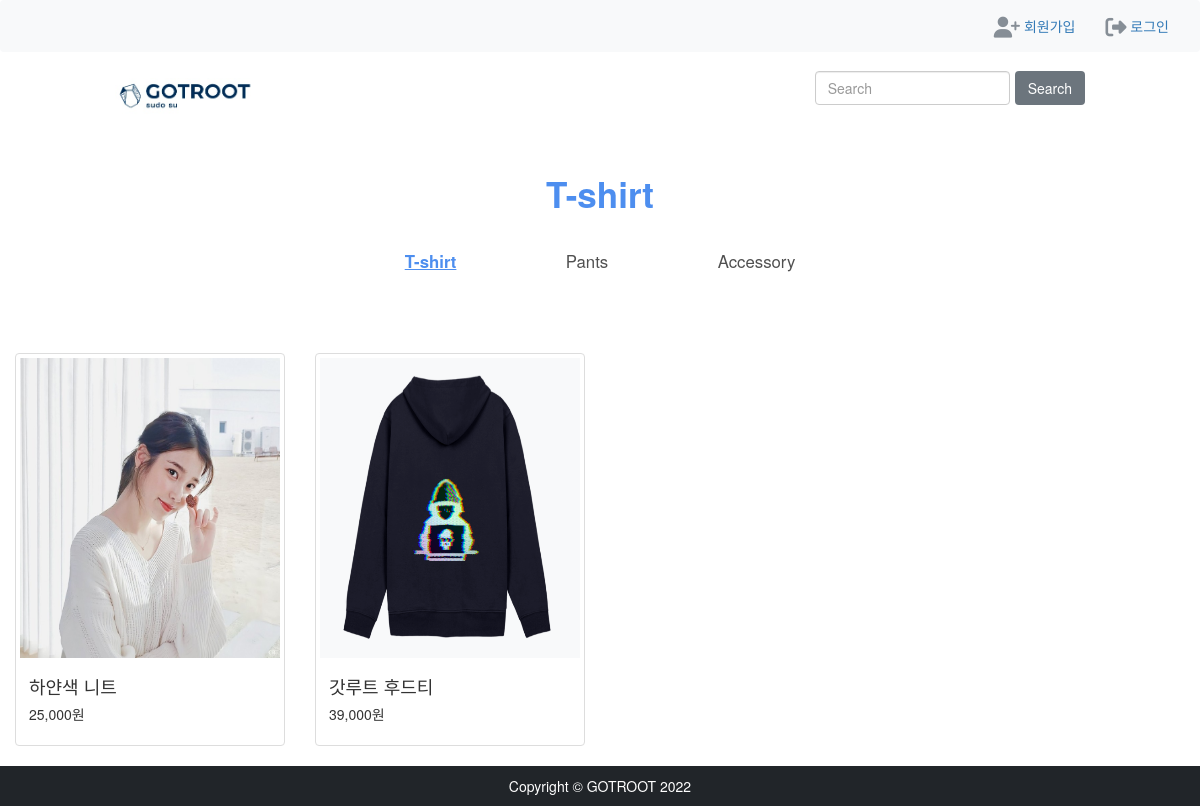
Page /category/1/ on the committed database.
### shop/models.py (models this page shows, shortened)
class Category(models.Model):
    title = models.CharField(max_length=150)
    content = models.CharField(max_length=750)

class Product(models.Model):
    name = models.CharField(max_length=100)
    content = models.TextField(max_length=1000)
    category = models.ForeignKey(Category, on_delete=models.CASCADE)
    stock = models.PositiveIntegerField()
    price = models.IntegerField()
    created_at = models.DateTimeField(auto_now_add=True)
    modified_at = models.DateTimeField(auto_now=True)
    deleted_at = models.DateTimeField(null=True, blank=True)

class ProductImage(models.Model):
    product = models.ForeignKey(Product, on_delete=models.CASCADE)
    is_represent = models.BooleanField(default=False)
    image = models.ImageField(upload_to=product_image_path)

### shop/views.py (the view)
# urls.py: path('category/<int:category_id>/', views.category, name='category'),
def category(request, category_id):
    category = Category.objects.get(pk=category_id)
    category_products = Product.objects.filter(category=category)
    user = request.user
    if request.user.is_authenticated is False:
        user.username = ' '
    return render(request, 'shop/index.html', {'category_name': category.title, 'all_products': category_products, 'user': user})

### gotroot_site/context_processors.py (called while the page is built)
def category_list(request):
    categories = Category.objects.all()
    return {
        "categories": categories
    }

### shop/templatetags/tags.py (called while the page is built)
@register.filter()
def image_tag(value):
    try:
        product_image = ProductImage.objects.get(product=value, is_represent=True)
        return product_image.image.url
    except:
        random_image = choice(ProductImage.objects.filter(product=value))
        return random_image.image.url

### shop/templates/shop/index.html (shortened to what this page needs)
{% extends "shop/base.html" %}
{% load tags %}
{% load humanize %}
{% block content %}
    <div class="goods-container container-fluid">
        <div class="row">
            {% if all_products %}
                {% for product in all_products %}
                <div class="col-sm-4 col-sm-2" style="float: left; width: 300px;">
                    <div class="thumbnail">
                        <a href="{% url 'shop:detail' product.pk %}">
                            <img src="{{ product|image_tag }}" class="img-fluid" style="width: auto; height: 300px;">
                        </a>
                        <div class="caption">
                            <h4>{{ product.name }}</h4>
                            <h5>{{ product.price|intcomma }}원</h5>
                        </div>
                    </div>
                </div>
            {% endfor %}
            {% else %}
                {% if query %}
                <h3> '{{ query }}'에 대한 상품은 존재하지 않습니다. </h3>
                {% else %}
                <h3>등록된 상품이 없습니다.</h3>
                {% endif %}
            {% endif %}
        </div>
    </div>
{% endblock content %}

### shop/templates/shop/category.html
    <div class="menu">
        <p class="menu-title">{% if category_name %}{{ category_name }}{% else %}GOTROOT{% endif %}
        <ul class="nav justify-content-center nav-fill">
        {% for category in categories %}
            <li class="nav-item">
                <a class="nav-link {% ifequal category_name category.title %}active{% endifequal %}" href="{% url 'shop:category' category.id %}">{{ category.title }}</a></li>
        {% endfor %}
        </ul>
    </div>

### static/css/shop/base.css (style rules this page uses)
a { text-decoration: none; }
.menu-title { font-size: 2.5em; text-align: center; color:#4D8EEF; padding: 0.5em; font-weight: bold ; }
.menu { padding: 1em 25em 5em; }
.menu > .nav > .nav-item > .nav-link { font-size: 1.2em; color: #505050; }
.menu > .nav > .nav-item > .nav-link.active { font-size: 1.2em; text-decoration-line: underline; text-decoration-color: #4D8EEF; color: #4D8EEF; font-weight: bold; }

### static/css/cart/custom.css (style rules this page uses)
.menu-title { font-size: 2.5em; text-align: center; color: #4D8EEF; padding: 0.3em; font-weight: bold; }

### rows in the picture
Category: title "T-shirt"
Category: title "Pants"
Category: title "Accessory"
Product: id.image (picture), name "하얀색 니트", price "25,000"
Product: id.image (picture), name "갓루트 후드티", price "39,000"
